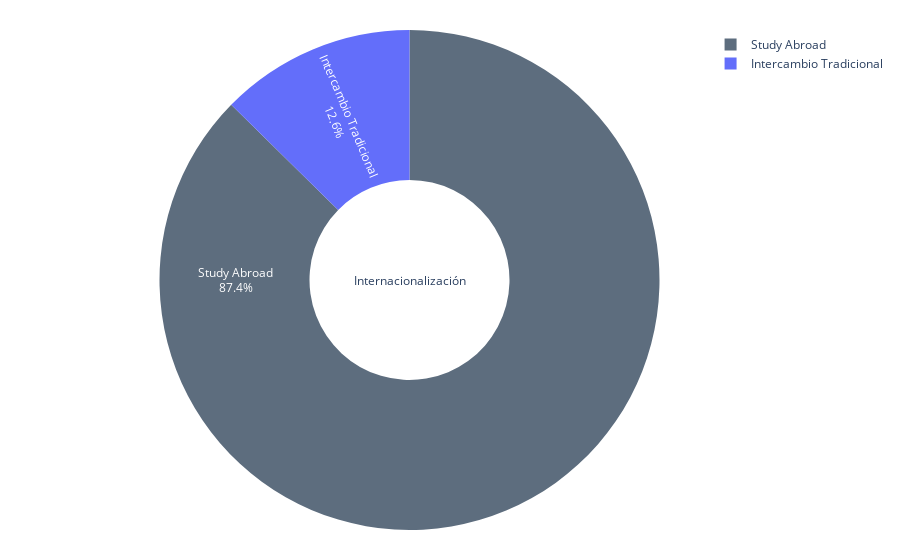

Notebook cell for this chart:
### Code cell
fig19.show()

### Figure 1 — Plotly figure (JSON) as saved in the notebook; plotly's stock layout.template omitted (floating-point values rounded to 4 significant figures)
{"data": [{"hole": 0.4, "hoverinfo": "label+percent+name", "insidetextorientation": "radial", "labels": ["Study Abroad", "Study Abroad", "Study Abroad", "Study Abroad", "Study Abroad", "Study Abroad", "Study Abroad", "Intercambio Tradicional", "Intercambio Tradicional", "Study Abroad", "Intercambio Tradicional", "Intercambio Tradicional", "Intercambio Tradicional", "Intercambio Tradicional", "Study Abroad", "Intercambio Tradicional", "Intercambio Tradicional", "Intercambio Tradicional", "Intercambio Tradicional", "Intercambio Tradicional", "Study Abroad", "Study Abroad", "Study Abroad", "Intercambio Tradicional", "Study Abroad", "Study Abroad", "Intercambio Tradicional", "Study Abroad", "Intercambio Tradicional", "Study Abroad", "Intercambio Tradicional", "Intercambio Tradicional", "Intercambio Tradicional", "Intercambio Tradicional", "Intercambio Tradicional", "Intercambio Tradicional", "Study Abroad", "Intercambio Tradicional", "Study Abroad", "Study Abroad", "Study Abroad", "Study Abroad", "Study Abroad", "Study Abroad", "Study Abroad", "Intercambio Tradicional", "Study Abroad", "Intercambio Tradicional", "Intercambio Tradicional", "Intercambio Tradicional", "Intercambio Tradicional"], "marker": {"colors": ["rgb(93, 109, 126)", "rgb(247, 220, 111)"]}, "textinfo": "label+percent", "type": "pie", "values": [9709, 8328, 2037, 1755, 1611, 1447, 1183, 1113, 893, 276, 266, 239, 231, 206, 176, 157, 147, 124, 124, 100, 78, 77, 75, 61, 45, 45, 42, 33, 32, 31, 31, 30, 27, 20, 19, 18, 17, 14, 14, 12, 10, 8, 7, 6, 5, 3, 3, 3, 2, 1, 1]}], "layout": {"annotations": [{"font": {"size": 12}, "showarrow": false, "text": "Internacionalización", "x": 0.5, "y": 0.5}], "hoverlabel": {"font": {"family": "Arial", "size": 15}}, "margin": {"b": 30, "l": 120, "r": 180, "t": 30}}}
